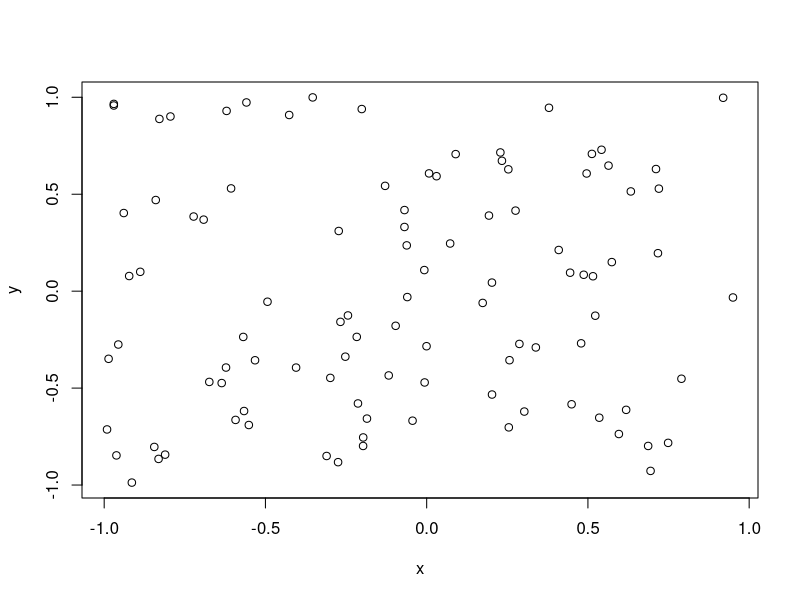
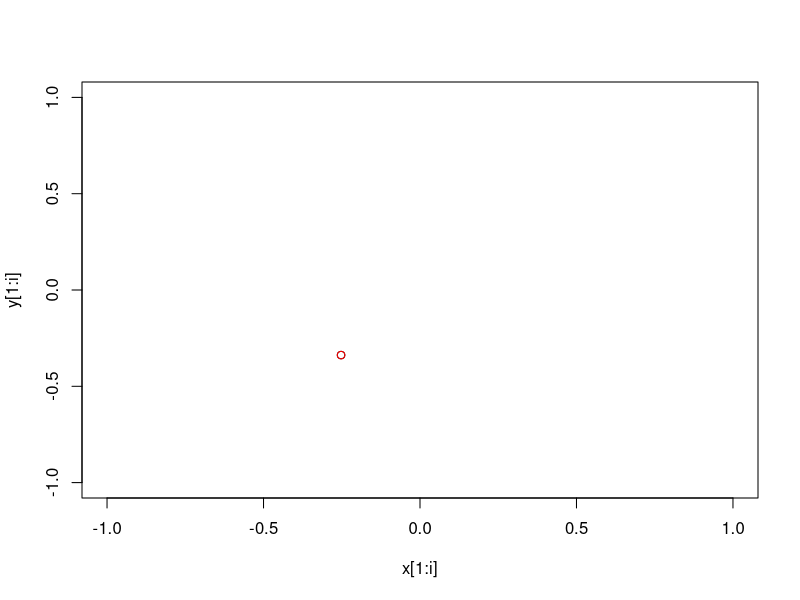
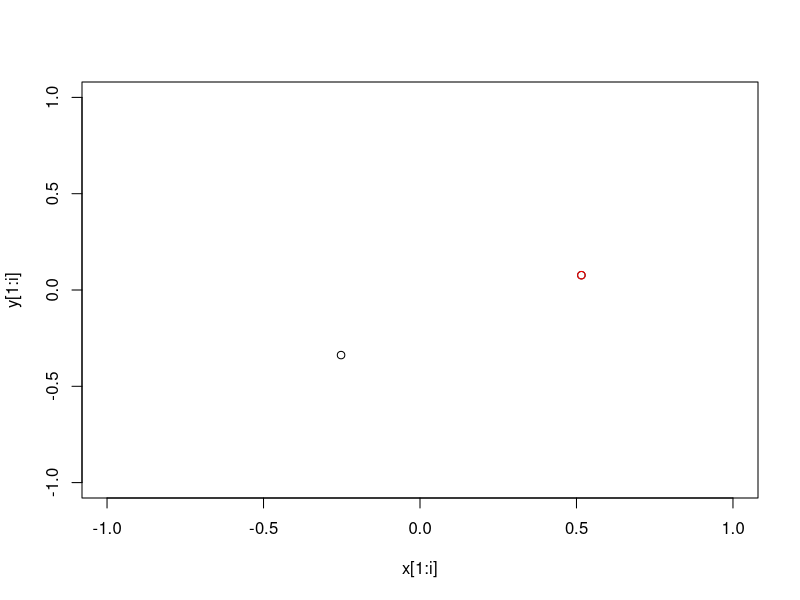
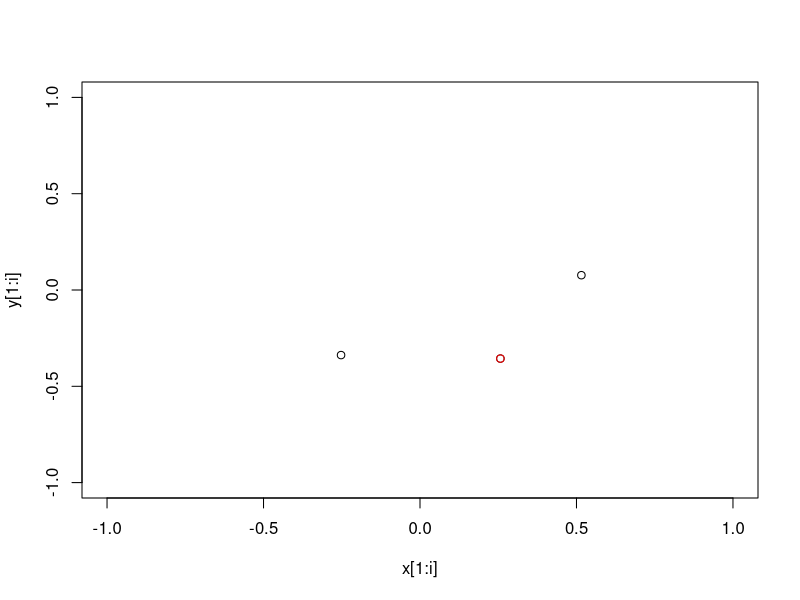
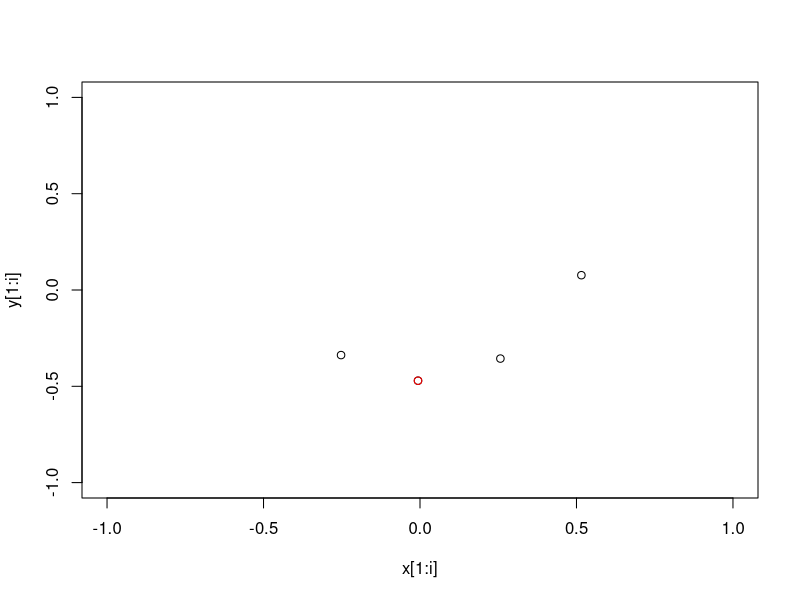
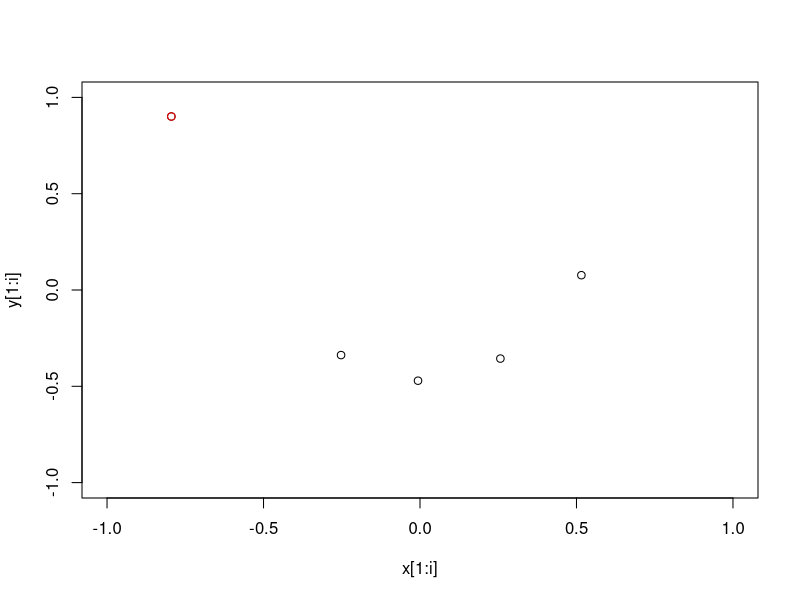
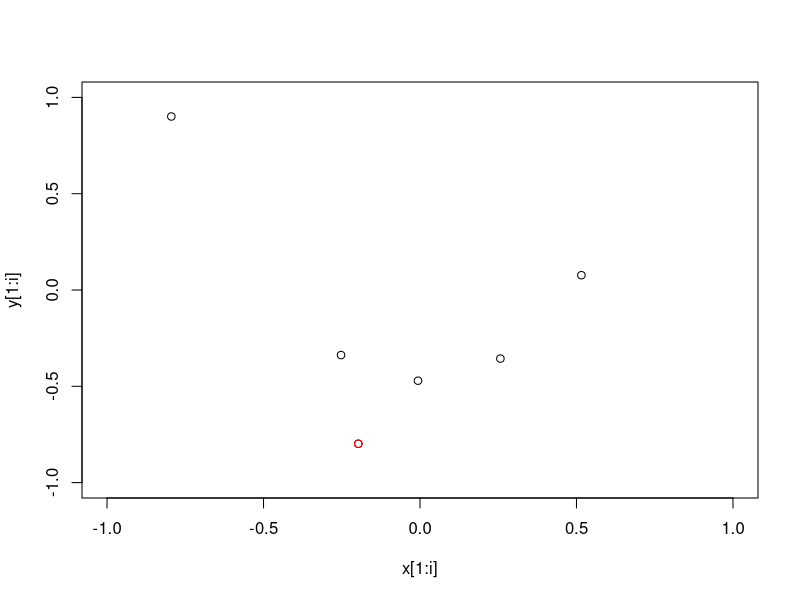
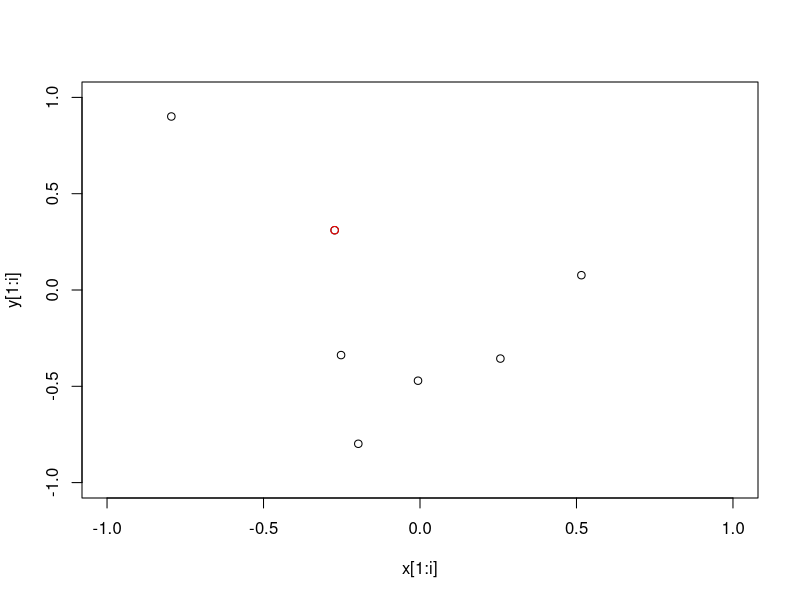

Here is the R script that generated these plots, in order:
#Vectorized code for monte carlo dart simulation


throws = 100
landed = 0 #landed in circle

#throws=100
x = runif(n=throws, min=-1, max=1)
y = runif(n=throws, min=-1, max=1)
soma_quadrados <- (x^2) + (y^2)
dardos_indexados <- which(soma_quadrados <= 1)
no_alvo <- length(dardos_indexados)

print(4 * (no_alvo/throws))

plot(x, y)

for (i in seq(1, throws)) {
    plot(x[1:i], y[1:i], xlim=c(-1,1), ylim=c(-1,1))
    points(x[i], y[i], col="red")
    Sys.sleep(0.5)
}



